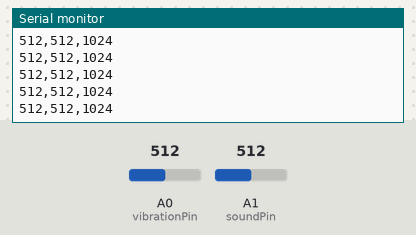
The sketch below on a simulated Arduino Uno, built with avr-gcc and run on an emulated ATmega328P. Parts: the last lines printed to the serial monitor. The test bench sets the inputs (shaded band); at power-on: A1 (soundPin) = 512, A0 (vibrationPin) = 512.

Above: at 4.2 s.
4.3 s: A1 (soundPin) set to 989
At 4.8 s:
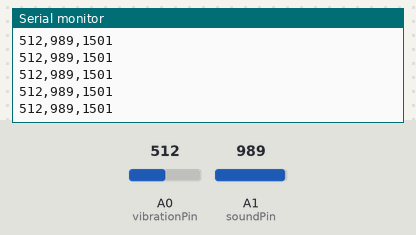
5.8 s: A1 (soundPin) set to 1013
At 6.3 s:
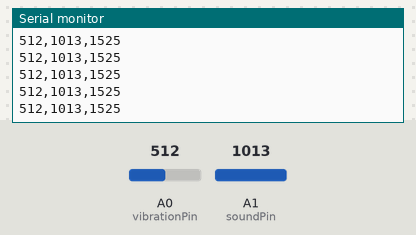
7.3 s: A1 (soundPin) set to 109
At 8.0 s:
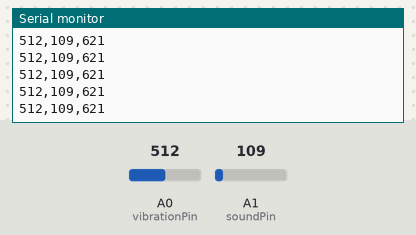
8.8 s: A1 (soundPin) set to 94
At 9.3 s:
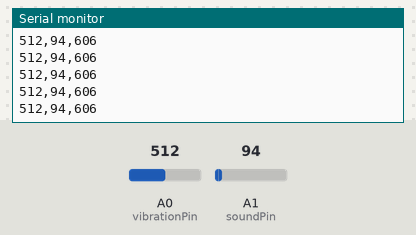
Timing chart, 0 to 11.3 s (numbered marks = the images above; inputs shaded):
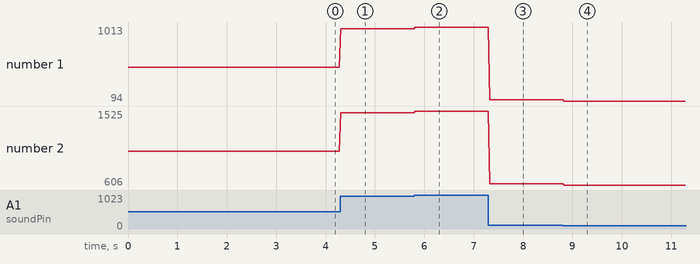

Measured:
- after the input at 4.3 s, the serial monitor: prints a new line at once (image 1)
- after the input at 5.8 s, the serial monitor: prints a new line at once (image 2)
- after the input at 7.3 s, the serial monitor: prints a new line at once (image 3)
- after the input at 8.8 s, the serial monitor: prints a new line at once (image 4)
- plotted number 1: 512 → 989 after the input at 4.3 s, 989 → 1013 after the input at 5.8 s, 1013 → 109 after the input at 7.3 s, 109 → 94 after the input at 8.8 s
- plotted number 2: 1024 → 1501 after the input at 4.3 s, 1501 → 1525 after the input at 5.8 s, 1525 → 621 after the input at 7.3 s, 621 → 606 after the input at 8.8 s

The sketch:

1.ino
```cpp
const int vibrationPin = A0; // 震动传感器 AO
const int soundPin = A1;     // 声音传感器 AO

void setup() {
  Serial.begin(9600);
}

void loop() {
  int vibration = analogRead(vibrationPin); // 0~1023
  int sound = analogRead(soundPin);         // 0~1023

  int sum = vibration + sound;              // 相加，范围 0~2046

  Serial.print(vibration);
  Serial.print(",");
  Serial.print(sound);
  Serial.print(",");
  Serial.println(sum);                      // 最后一行必须 println

  delay(30); // 控制刷新速度，避免曲线太密
}
```
